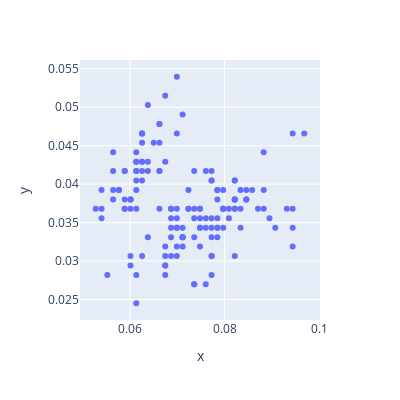

This figure's notebook cell:
### Code cell
x1 = X[:, 0]
x2 = X[:, 1]
px.scatter(x=x1, y=x2,
          width=400, height=400)

### Figure 1 — Plotly figure (JSON) as saved in the notebook; plotly's stock layout.template omitted (floating-point values rounded to 4 significant figures; data arrays with more than 128 entries replaced by an {"elided": "..."} marker saying what was removed)
{"data": [{"hovertemplate": "x=%{x}<br>y=%{y}<extra></extra>", "legendgroup": "", "marker": {"color": "#636efa", "symbol": "circle"}, "mode": "markers", "name": "", "orientation": "v", "showlegend": false, "type": "scatter", "x": {"elided": "150 float values"}, "xaxis": "x", "y": {"elided": "150 float values"}, "yaxis": "y"}], "layout": {"height": 400, "legend": {"tracegroupgap": 0}, "margin": {"t": 60}, "width": 400, "xaxis": {"anchor": "y", "domain": [0, 1], "title": {"text": "x"}}, "yaxis": {"anchor": "x", "domain": [0, 1], "title": {"text": "y"}}}}
